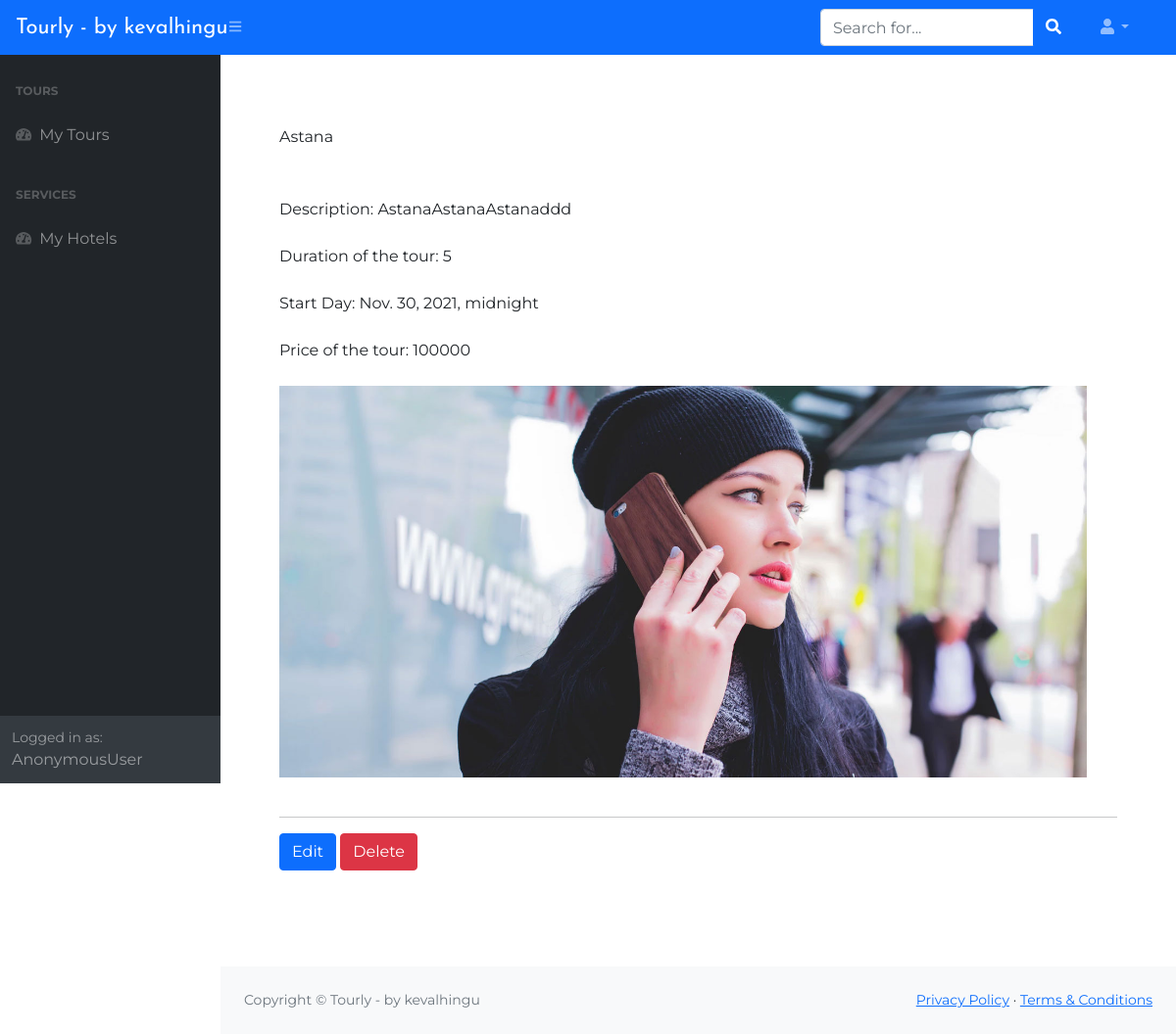
The app's page /tour/detail/1 with its own data.
### web_tech_django/apps/blog/models.py (models this page shows, shortened)
class Tour(models.Model):
    name = models.CharField('Tour name', max_length=60)
    description = models.TextField('Tour description')
    started = models.DateTimeField('Started date')
    duration = models.IntegerField('Tour duration')
    price = models.IntegerField('Tour price')
    image = models.ImageField('Tour image', upload_to='tours/')

### web_tech_django/apps/blog/views.py (the view)
# urls.py: path('tour/detail/<id>', views.tour_detail, name='tour_detail'),
def tour_detail(request, id):
    tour = Tour.objects.get(id = id)
    return render(request, "admin/tour_detail.html", {'tour':tour})

### web_tech_django/templates/admin/tour_detail.html (shortened to what this page needs)
{% extends 'admin/base_admin.html' %}
{% load static %}
{% block content %}
    <div class="showcase">
        <div class="container">
            <div class="showcase__text">
                {{ tour.name }}
            </div>
        </div>
    </div>
    <div class="tour" style="margin: 50px 0;">
        <div class="container">
            <div class="tour__desc">
                Description: {{ tour.description }}
            </div>
            <br>
            <div > Duration of the tour:  {{ tour.duration }}</div>
            <br>
            <div > Start Day:  {{ tour.started }}</div>
            <br>
            <div > Price of the tour:  {{ tour.price }}</div>
            <br>
            <div class="">
				<img src="{% static "uploads/" %}{{ tour.image }}" alt="" height="400px">
            </div>
            <br><hr>
            <a href="{% url 'blog:tour_edit' id=tour.id%}" class="btn btn-primary">Edit</a>
            <a href="{% url 'blog:tour_delete' id=tour.id%}" class="btn btn-danger">Delete</a>
        </div>
    </div>
{% endblock %}

### web_tech_django/static/blog/css/admin.css (style rules this page uses)
body { background-color: #fff; font-family: 'Montserrat', sans-serif; font-size: 16px; -webkit-transition: 0.5s; -o-transition: 0.5s; transition: 0.5s; }

### records on screen
Tour: name "Astana", description "AstanaAstanaAstanaddd", duration "5", started "Nov. 30, 2021, midnight", price "100000", image (picture)

### other values on screen
{{ user }} "AnonymousUser"
